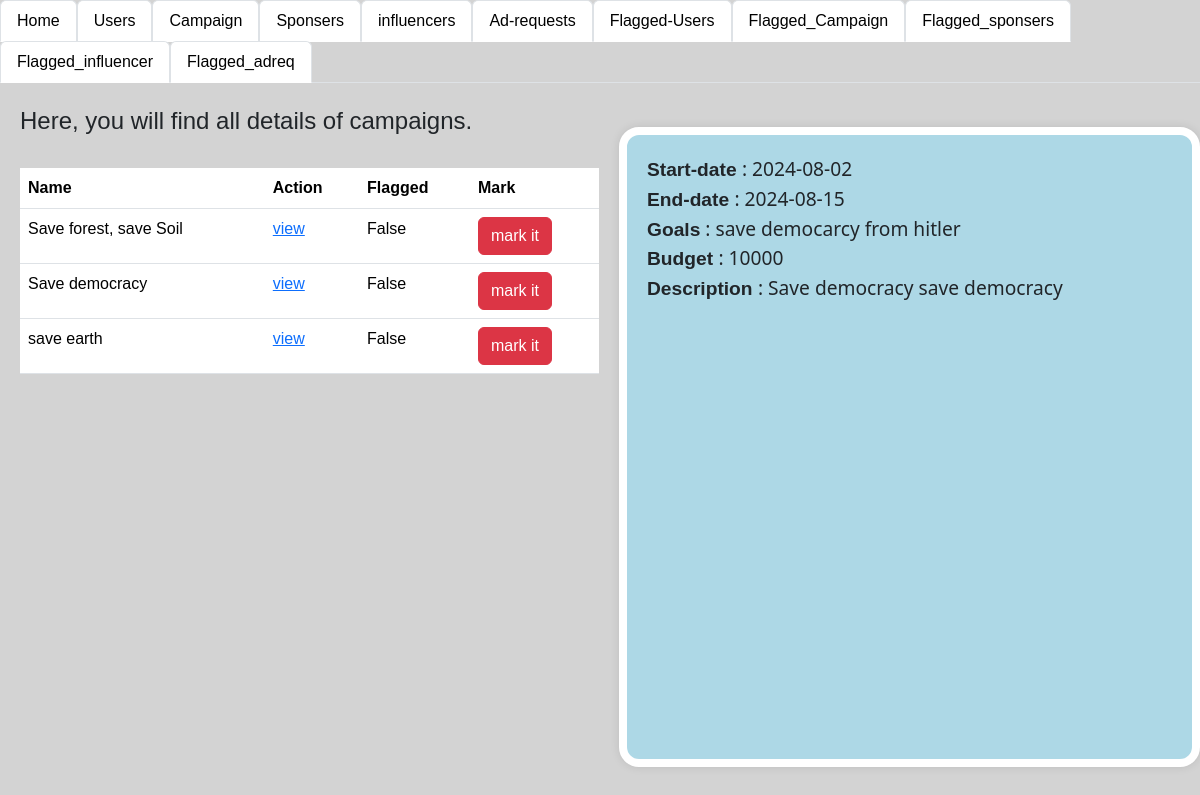
Before: /admin_camp/5 with the older database file.
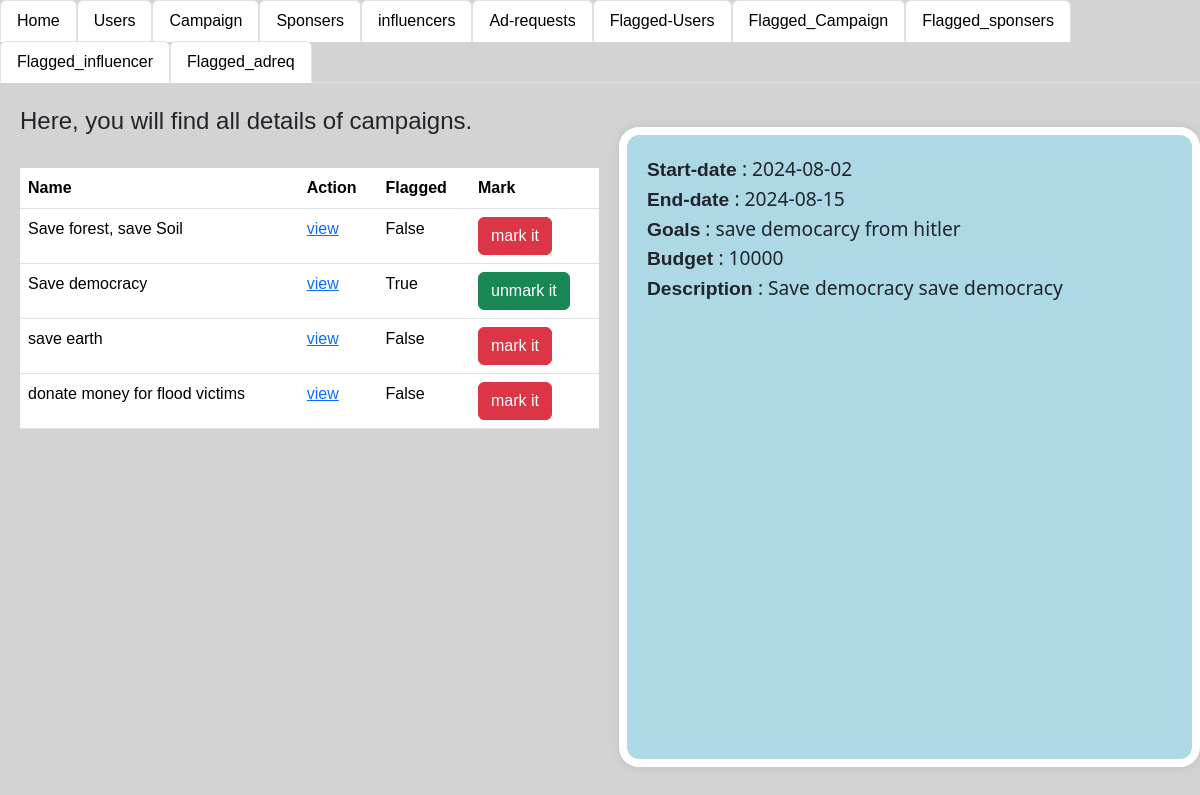
After: the same page with the newer database file.
### app.py (models this page shows)
class campaigns(db.Model):
    __tablename__='campaign'
    campaigns_id=db.Column(db.Integer,primary_key=True,autoincrement=True)
    sponser_id=db.Column(db.String,db.ForeignKey(Sponsers.Sponsers_id))
    name=db.Column(db.String,nullable=False)
    description=db.Column(db.String)
    start_date=db.Column(db.String)
    end_date=db.Column(db.String)
    budget=db.Column(db.Integer)
    Visibility=db.Column(db.String)
    goals=db.Column(db.String)
    flagged_camp=db.Column(db.Boolean, default=False)

### app.py (the view)
@app.route("/admin_camp/<int:camp_id>",methods=["GET"])
def admin_camp(camp_id):
    campdata=db.session.query(campaigns).all()
    campdata_need=db.session.query(campaigns).filter(campaigns.campaigns_id==camp_id).first()
    return render_template('admin_camp.html',campdata=campdata,campdata_need=campdata_need)

### templates/admin_camp.html (shortened to what this page needs)
<!DOCTYPE html>
<html lang="en">
<head>
    <link rel="stylesheet" href="\static\style.css">
    <link href="https://cdn.jsdelivr.net/npm/bootstrap@5.3.3/dist/css/bootstrap.min.css" rel="stylesheet">
</head>
<body style="background-color: lightgray;">
  <ul class="nav nav-tabs">
    <li class="nav-item">
      <a class="nav-link active" aria-current="page" href="/login">Home</a>
    </li>
    <li class="nav-item">
      <a class="nav-link active" aria-current="page" href="/login_users">Users</a>
    </li>
    <li class="nav-item">
      <a class="nav-link active" aria-current="page" href="/login_camp" >Campaign</a>
    </li>
    <li class="nav-item">
      <a class="nav-link active" aria-current="page" href="/admin_spons" >Sponsers</a>
    </li>
    <li class="nav-item">
      <a class="nav-link active" aria-current="page" href="/admin_info" >influencers</a>
    </li>
    <li class="nav-item">
      <a class="nav-link active" aria-current="page" href="/admin_adreq" >Ad-requests</a>
  </li>
  <li class="nav-item">
    <a class="nav-link active" aria-current="page" href="/login_users/flag">Flagged-Users</a>
  </li>
    <li class="nav-item">
      <a class="nav-link active" aria-current="page" href="/login_camp/flag" >Flagged_Campaign</a>
    </li>
    <li class="nav-item">
      <a class="nav-link active" aria-current="page" href="/login_spons/flag" >Flagged_sponsers</a>
    </li>
    <li class="nav-item">
      <a class="nav-link active" aria-current="page" href="/admin_info/flag" >Flagged_influencer</a>
    </li>
    <li class="nav-item">
      <a class="nav-link active" aria-current="page" href="/admin_adreq/flag" >Flagged_adreq</a>
    </li>
  </ul>
  <div class="seperate">
    <div style="width: 50%; margin-left: 20px;">
        <h4>Here, you will find all details of campaigns.</h4><br>
        <table class="table table-hover">
          <tr>
            <th>Name</th>
            <th>Action</th>
            <th>Flagged</th>
            <th>Mark</th>
          </tr>
            {% for i in campdata %}
          <tr>
            <td>{{i.name}}</td>
            <td><a href="/admin_camp/{{i.campaigns_id}}">view</a></td>
            <td>{{i.flagged_camp}}</td>
            {% if i.flagged_camp == false %}
            <td><a class="btn btn-danger" href="/admin_camp_flag/{{i.campaigns_id}}">mark it</a></td>
            {% else %}
            <td><a class="btn btn-success" href="/admin_camp_flag_true/{{i.campaigns_id}}">unmark it</a></td>
            {% endif %}
          </tr>
            {% endfor %}
        </table>
    </div >
    <div class="admin_camp_details">
     <b> Start-date </b>: {{campdata_need.start_date}}<br>
     <b> End-date </b>: {{campdata_need.end_date}}<br>
      <b>Goals</b> : {{campdata_need.goals}}<br>
     <b> Budget </b>: {{campdata_need.budget}}<br>
      <b>Description </b>: {{campdata_need.description}}<br>
    </div>
  </div>
</body>
</html>

Changed rows visible on the page:
changed campaigns "Save democracy": flagged_camp "False" → "True"; flagged_camp "mark it" → "unmark it"
added campaigns: name "donate money for flood victims", flagged_camp "False"
